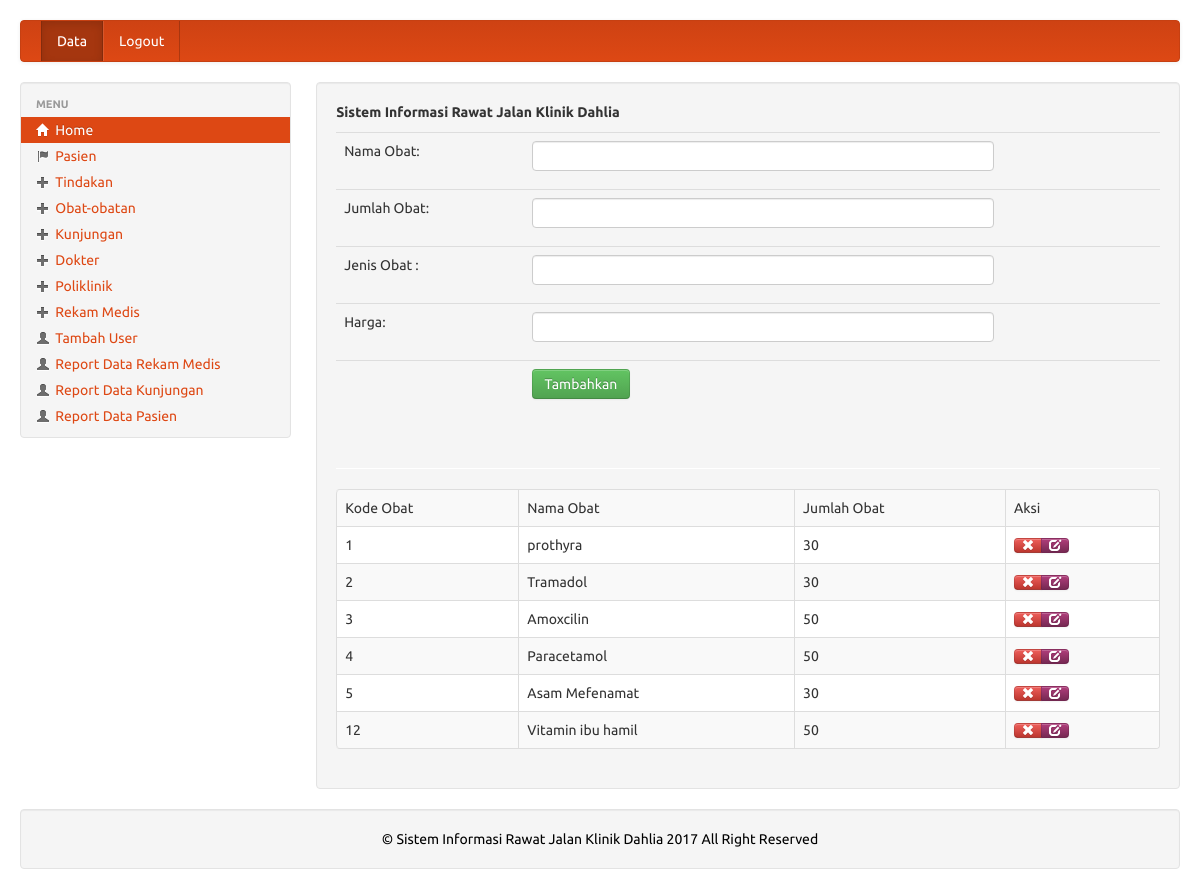
/pengurus/dataobat.php (signed in), run on the app's committed database.
### tables this page shows
CREATE TABLE IF NOT EXISTS `obat` (
  `kd_obat` int(11) NOT NULL AUTO_INCREMENT,
  `nm_obat` varchar(300) NOT NULL,
  `jml_obat` int(11) NOT NULL,
  `ukuran` int(11) NOT NULL,
  `harga` int(25) NOT NULL,
  PRIMARY KEY (`kd_obat`)
);

### pengurus/dataobat.php (the view, shortened to what this page needs)
<?php require_once('../Connections/koneksi.php'); ?>
<?php
$maxRows_tampil = 10;
$pageNum_tampil = 0;
$startRow_tampil = $pageNum_tampil * $maxRows_tampil;
$query_tampil = "SELECT kd_obat, nm_obat, jml_obat FROM obat";
$query_limit_tampil = sprintf("%s LIMIT %d, %d", $query_tampil, $startRow_tampil, $maxRows_tampil);
$tampil = mysql_query($query_limit_tampil, $koneksi) or die(mysql_error());
$row_tampil = mysql_fetch_assoc($tampil);
?>
<!DOCTYPE html PUBLIC "-//W3C//DTD XHTML 1.0 Transitional//EN" "http://www.w3.org/TR/xhtml1/DTD/xhtml1-transitional.dtd">
<html xmlns="http://www.w3.org/1999/xhtml">
<head>
<link rel='stylesheet' type='text/css' href='../library/bootstrap/bootstrap.css'/>
<link rel='stylesheet' type='text/css' href='../library/bootstrap/style.css'/>
</head>
<body>
<div class='container-fluid' style='margin-top:20px;'>
<?php include("navbar.php"); ?>
<div class='row-fluid'>
	<?php include("sidebar.php"); ?>
    <div class="span9">
    <div class='well' fixed center;'>
		<b>Sistem Informasi Rawat Jalan Klinik Dahlia</b>
		<p style='margin-top:10px'>
		<?php include("obat.php") ?>
        <hr>
        <table style='margin-top:10px;background:white' class="table table-bordered table-striped table-hover">
      <tr>
        <td>Kode Obat</td>
        <td>Nama Obat</td>
        <td>Jumlah Obat</td>
        <td>Aksi</td>
      </tr>
      <?php do { ?>
        <tr>
          <td><?php echo $row_tampil['kd_obat']; ?></td>
          <td><?php echo $row_tampil['nm_obat']; ?></td>
          <td><?php echo $row_tampil['jml_obat']; ?></td>
          <td>
          <div class='btn-group'>
              <a href="hapusobat.php?kd_obat=<?php echo $row_tampil['kd_obat']; ?>" class="btn btn-mini btn-danger tipsy-kiri-atas" title="Hapus Data Ini"><i class="icon-remove icon-white"></i></a>
              <a href="formeditobat.php?kd_obat=<?php echo $row_tampil['kd_obat']; ?>" class="btn btn-mini btn-info tipsy-kiri-atas" title='Edit Data ini'> <i class="icon-edit icon-white"></i> </a></div>
            </td>
        </tr>
        <?php } while ($row_tampil = mysql_fetch_assoc($tampil)); ?>
    </table>
	</div>
    </div>
<?php include("../library/inc/footer.php") ?>
</div>
</body>
</html>

### data on the page
obat: kd_obat "1", nm_obat "prothyra", jml_obat "30"
obat: kd_obat "2", nm_obat "Tramadol", jml_obat "30"
obat: kd_obat "3", nm_obat "Amoxcilin", jml_obat "50"
obat: kd_obat "4", nm_obat "Paracetamol", jml_obat "50"
obat: kd_obat "5", nm_obat "Asam Mefenamat", jml_obat "30"
obat: kd_obat "12", nm_obat "Vitamin ibu hamil", jml_obat "50"
